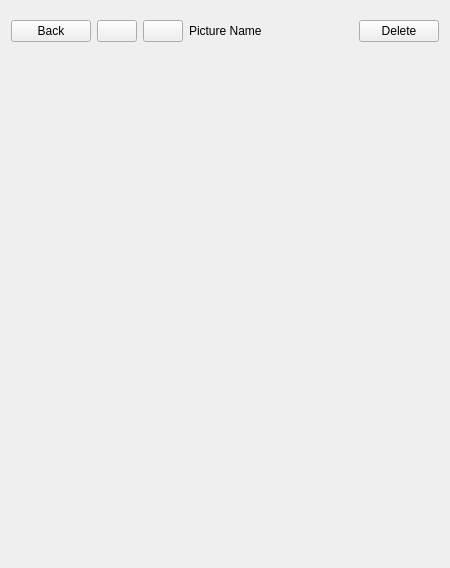
<?xml version="1.0" encoding="UTF-8"?>
<ui version="4.0">
 <class>PictureWidget</class>
 <widget class="QWidget" name="PictureWidget">
  <property name="geometry">
   <rect>
    <x>0</x>
    <y>0</y>
    <width>450</width>
    <height>165</height>
   </rect>
  </property>
  <property name="windowTitle">
   <string>Form</string>
  </property>
  <layout class="QVBoxLayout" name="verticalLayout">
   <item>
    <widget class="QFrame" name="frame">
     <property name="sizePolicy">
      <sizepolicy hsizetype="Preferred" vsizetype="Preferred">
       <horstretch>0</horstretch>
       <verstretch>0</verstretch>
      </sizepolicy>
     </property>
     <property name="minimumSize">
      <size>
       <width>0</width>
       <height>40</height>
      </size>
     </property>
     <property name="maximumSize">
      <size>
       <width>16777215</width>
       <height>40</height>
      </size>
     </property>
     <layout class="QHBoxLayout" name="horizontalLayout">
      <property name="leftMargin">
       <number>0</number>
      </property>
      <property name="topMargin">
       <number>4</number>
      </property>
      <property name="rightMargin">
       <number>0</number>
      </property>
      <property name="bottomMargin">
       <number>4</number>
      </property>
      <item>
       <widget class="QPushButton" name="backButton">
        <property name="text">
         <string>Back</string>
        </property>
        <property name="icon">
         <iconset resource="resource.qrc">
          <normaloff>:/icons/back-to-gallery.png</normaloff>:/icons/back-to-gallery.png</iconset>
        </property>
       </widget>
      </item>
      <item>
       <widget class="QPushButton" name="previousButton">
        <property name="text">
         <string/>
        </property>
        <property name="icon">
         <iconset resource="resource.qrc">
          <normaloff>:/icons/photo-previous.png</normaloff>:/icons/photo-previous.png</iconset>
        </property>
       </widget>
      </item>
      <item>
       <widget class="QPushButton" name="nextButton">
        <property name="text">
         <string/>
        </property>
        <property name="icon">
         <iconset resource="resource.qrc">
          <normaloff>:/icons/photo-next.png</normaloff>:/icons/photo-next.png</iconset>
        </property>
       </widget>
      </item>
      <item>
       <widget class="QLabel" name="nameLabel">
        <property name="text">
         <string>Picture Name</string>
        </property>
       </widget>
      </item>
      <item>
       <spacer name="horizontalSpacer">
        <property name="orientation">
         <enum>Qt::Horizontal</enum>
        </property>
        <property name="sizeHint" stdset="0">
         <size>
          <width>40</width>
          <height>20</height>
         </size>
        </property>
       </spacer>
      </item>
      <item>
       <widget class="QPushButton" name="deleteButton">
        <property name="text">
         <string>Delete</string>
        </property>
        <property name="icon">
         <iconset resource="resource.qrc">
          <normaloff>:/icons/photo-delete.png</normaloff>:/icons/photo-delete.png</iconset>
        </property>
       </widget>
      </item>
     </layout>
    </widget>
   </item>
   <item>
    <widget class="QLabel" name="pictureLabel">
     <property name="sizePolicy">
      <sizepolicy hsizetype="Preferred" vsizetype="Preferred">
       <horstretch>0</horstretch>
       <verstretch>0</verstretch>
      </sizepolicy>
     </property>
     <property name="minimumSize">
      <size>
       <width>0</width>
       <height>500</height>
      </size>
     </property>
     <property name="text">
      <string/>
     </property>
     <property name="scaledContents">
      <bool>false</bool>
     </property>
     <property name="alignment">
      <set>Qt::AlignCenter</set>
     </property>
    </widget>
   </item>
  </layout>
 </widget>
 <resources>
  <include location="resource.qrc"/>
 </resources>
 <connections/>
</ui>
